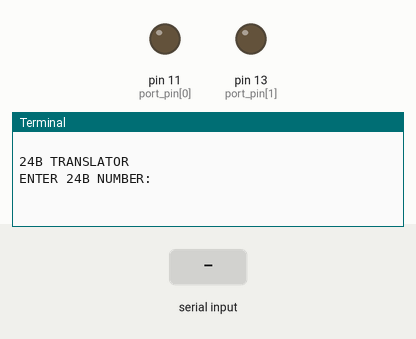
Bench run of a program on a simulated Raspberry Pi (header pin numbers). Parts: output pins drawn as LEDs (lit = HIGH), the last lines printed to the terminal. Inputs (shaded band) come from the test bench. Pins used as bus, display or sensor lines are not drawn.

Above: at 1.2 s.
1.3 s: "5" typed at the terminal, then Enter
At 4.1 s:
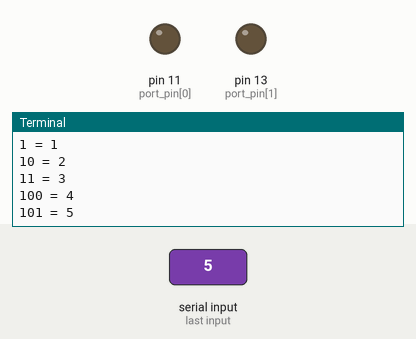
4.3 s: "90" typed at the terminal, then Enter
At 6.12 s:
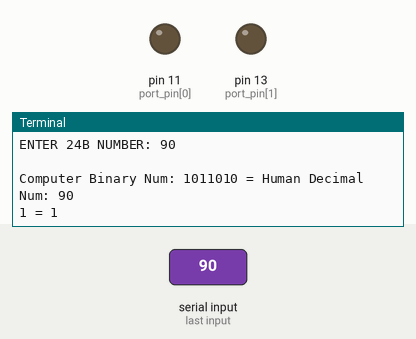
Timing chart, 0 to 7.6 s (numbered marks = the images above; inputs shaded):
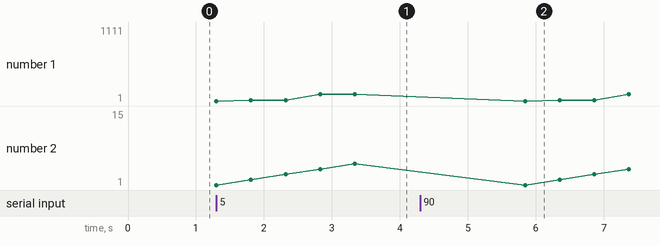

Measured:
- after the input at 1.3 s, the terminal: prints a new line at once (image 1)
- after the input at 4.3 s, the terminal: prints a new line after 1.5 s (image 2)
- plotted number 1: 101 → 1111 after the input at 4.3 s
- plotted number 2: 5 → 15 after the input at 4.3 s

The program:

24_Bit_Binary_Translator_Functions.py
```python
# 16b Binary Translator Python program example:

# Created by Joseph C. Richardson, GitHub.com

# Note: be mindful while working with
# electroics. There are mistakes that
# cannot be corrected should you ignore
# any basic electronics rules. Electronics
# demands basic math skills and knowledge
# of electronics components alike.

# Items needed are as follows:

# Respberry Pi 4 = 1
# breadboard = 1 or more depending
# 74HC595 shift register = 3
# LEDs = 24
# 220 ohm resistor = 24
# jumper wire = 38 or more +2 for the Rasp pi 4 fan

# Note: use two other jumper wires for
# the Raspberry Pi 4 fan, while in use/
# operation.

# 16b Binary Translator Python program example:

# This Raspberry Pi 4 Python program allows
# users to input decimal numbers, then
# translate them into binary, hexadecimal
# and decimal values using three 74HC595
# shift registers.

# We will use the breadboard method:

# GPIO.setmode(GPIO.BOARD)

# This method is for the GPIO pinouts
# not the GPIO numbers, such as BCM

# You can also use the Broadcom SOC
# Channel method if you prefer:

# GPIO.setmode(GPIO.BCM)
# This allows GPIO numbers, not GPIO
# pinouts, such as the breadboard
# method illustrates in our Python
# program example:

# import functions:

import RPi.GPIO as GPIO
from time import sleep as wait

GPIO.setmode(GPIO.BOARD) # breadboard method
GPIO.setwarnings(False) # disable setwarnings

port_pin=11,13

GPIO.setup(port_pin[0],GPIO.OUT)
GPIO.setup(port_pin[1],GPIO.OUT)

# Create variables for the latch, data bit and the clock.

# You can rename all these variables to any names you wish,
# but keep in mind that you must also rename any variables
# in your program as well. Click the Find and Replace command
# on the IDLE menu to make any renaming changes faster to cover
# any variables you want to rename. However, you should stick
# to meaningful names, so other programmers can learn and
# understand what's happening throughout the program's
# execution/run.
''''''''''''''''''''''''''''''''''''''''''''''''''''''''''''''''''''''''''''''''''''''''''''''''''''''''''''''''''''''''''''''
# Note: Python executes its programs from the top, downward.
# You must place these variables in this correct order as shown.
# These pinout values won't execute right if you don't.

latch=35
data_bit=37
clock=33
''''''''''''''''''''''''''''''''''''''''''''''''''''''''''''''''''''''''''''''''''''''''''''''''''''''''''''''''''''''''''''''
byte_range=16_777_216 # from 0 to 16,777,216

control_shift=data_bit,latch,clock

stop_program_message='''
print('Stop program Execution/run:')
print('cleanup/release all GPIO pinouts \
to LOW state.')'''

message='\n24B TRANSLATOR','ENTER 24B NUMBER: '
value_error='\nBYTE VALUES ONLY','PLEASE: 0-16777215'
index_error='\nVALUE EXCEEDS','16B RANGE 0-16777215'

sentence='\nComputer Binary Num:','= \
Human Decimal Num: '

beep_on='''
GPIO.output(port_pin[0],1)
GPIO.output(port_pin[1],1)
'''
beep_off='''
GPIO.output(port_pin[0],0)
GPIO.output(port_pin[1],0)
'''

for i in control_shift:GPIO.setup(i,GPIO.OUT)

# Create two functions called
# clear_all_data_bits and shift_all_data_bits.


def clear_all_data_bits():

    for i in range(24):
        GPIO.output(latch,0)
        GPIO.output(data_bit,0) # set all 16 data bits to 0/off
        GPIO.output(clock,1)
        GPIO.output(latch,1)
        GPIO.output(clock,0)

clear_all_data_bits() # call the function

def shift_all_data_bits():

    clear_all_data_bits() # call the function

    for i in range(byte):
        bin=f'{byte:b}'
        for j in range(24):
            GPIO.output(latch,0)
            GPIO.output(data_bit,int(bin[j]))
            GPIO.output(clock,1)
            GPIO.output(latch,1)
            GPIO.output(clock,0)

while True:
    try:
        while True:
            print(message[0])
            try:
                byte=int(input(message[1]).strip())
                if byte>=byte_range:
                    for i in range(2):
                        print(index_error[i])
                    wait(2)
                    break
                print(f'{sentence[0]} {byte:b} \
{sentence[1]}{byte:,d}')

                shift_all_data_bits() # call the function

            except ValueError:
                for i in range(2):
                    print(value_error[i])
                wait(2)
                break

            except IndexError:
                pass
            for x in range(byte):
                print(f'{x+1:b}',end=' = ')
                print(x+1)
                exec(beep_on)
                wait(.004)
                exec(beep_off)
                wait(.004)
                wait(.5)
            wait(2)

            clear_all_data_bits() # call the function

# Note: it is recomended that you setup
# a KeyboardInterrupt handler to force
# the GPIO pins to return to a low state/off.

    except KeyboardInterrupt:
        exec(stop_program_message)

        clear_all_data_bits() # call the function

        GPIO.cleanup() # GPIO.cleanup() sets all GPIO pins to LOW/OFF
        break
```
